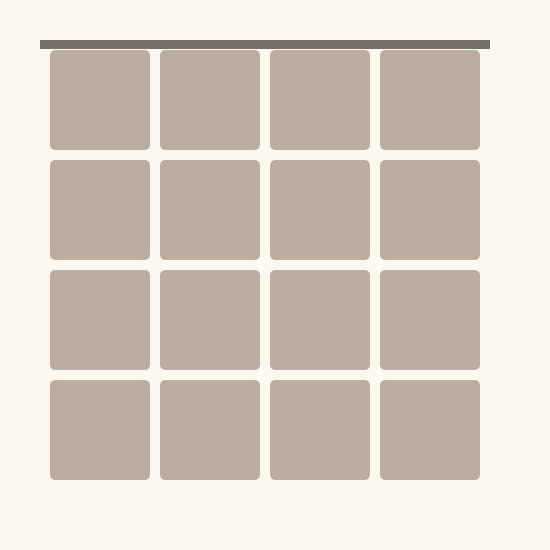
Frame 1 (no input)
Frame 60 (the mouse pressed at the canvas centre just before this capture): identical to frame 1, image omitted
Frame 120 (the mouse held since frame 60 and released just before this capture): identical to frame 1, image omitted

The Processing sketch that drew this single still picture (run headless with seeded random() and noise(); from frame 60 on, the mouse is pressed at the canvas centre):

// Processing sketch: week09_4_processing_2048_again
// ── week09_4_processing_2048_again.pde
// week09_4_processing_2048_again
// 自己寫2048配上聲音,慢慢來,從簡單到完整
void setup() {
  size(550, 550); 
}
void draw() {
  background(250, 248, 239);
  noStroke(); // 不要黑線
  fill(119, 110, 110); // 大格子的色彩
  rect(40, 40, 450, 9); // 大格子
  for (int i=0; i<4; i++) { // 用迴圈,畫4X4格子
    for (int j=0; j<4;j++) {
      int x = 50 + j * (100+10);
      int y = 50 + i * (100 + 10); // 加點位移、間隔
      fill(187, 173, 160); // 小格子的色彩
      rect(x, y, 100, 100, 6);
    }
  }
}
